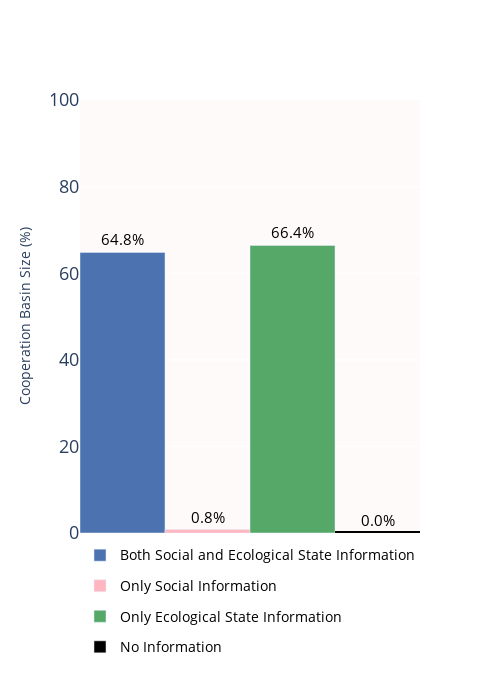

This figure's notebook cell:
### Code cell
# Extract cooperation percentages correctly from the DataFrame

# Define the conditions in order


# Extract cooperation percentages
cooperation_basin_size = [(data[condition]) for condition in all_information_modes]

# Debugging output
print("Extracted Cooperation Basin Size:", cooperation_basin_size)

conditions = [
    "Both Social and Ecological State Information", 
    "Only Social Information", 
    "Only Ecological State Information", 
    "No Information"
]

# Create DataFrame for plotting
plot_df = pd.DataFrame({
    'Information Condition': conditions,
    'Cooperation Basin Size': cooperation_basin_size
})

# Define a color palette
color_map = {
    "Both Social and Ecological State Information": "#4c72b0",  # Muted Blue
    "Only Social Information": "#FFB6C1",  # Muted Pink
    "Only Ecological State Information": "#55a868",  # Muted Green
    "No Information": "#000000"  # Black
}

# Create figure
fig = go.Figure()

for i, row in plot_df.iterrows():
    condition = row['Information Condition']
    percentage = row['Cooperation Basin Size']
    color = color_map[condition]
    
    if percentage == 0:
        # 1. Actual outline bars for zero values (shown in the plot)
        fig.add_trace(go.Bar(
            x=[condition], 
            y=[percentage], 
            marker=dict(color='rgba(0,0,0,0)', line=dict(color=color, width=4)),
            text=f"{float(percentage):.1f}%",
            textposition='outside',
            textfont=dict(size=15, color='black'),  # Larger, darker percentage text
            showlegend=False,  # Don't show this in the legend
            legendgroup=condition  # Group legend with the solid bar
        ))

        # 2. Hidden solid legend bar (only for legend display)
        fig.add_trace(go.Bar(
            x=[None],  # Invisible bar in the plot
            y=[None],
            name=condition,
            marker=dict(color=color),  # Filled marker for the legend
            legendgroup=condition  # Matches legend with outline bar
        ))

    else:
        # Normal filled bars
        fig.add_trace(go.Bar(
            x=[condition], 
            y=[percentage], 
            name=condition,
            marker=dict(color=color),
            text=f"{float(percentage):.1f}%",
            textposition='outside',
            textfont=dict(size=15, color='black')  # Larger, darker percentage text
        ))

# Update layout for aesthetics
fig.update_layout(
    yaxis_title="Cooperation Basin Size (%)",
    yaxis=dict(
        range=[0, 100],
        tickfont=dict(size=18)  # Larger, darker y-axis label
    ),
    xaxis=dict(title='', showticklabels=False),
    plot_bgcolor='snow',  # Clean background
    width=500,
    height=675,
    bargap=0,  # Minimize gaps
    legend=dict(
        title="",
        orientation="h",
        yanchor="bottom",
        y=-0.3,
        xanchor="center",
        x=0.5,
    font=dict(size=13.5, color='black')
    )
)

# Show figure
fig.show()

### Figure 1 — Plotly figure (JSON) as saved in the notebook; plotly's stock layout.template omitted (floating-point values rounded to 4 significant figures)
{"data": [{"marker": {"color": "#4c72b0"}, "name": "Both Social and Ecological State Information", "text": "64.8%", "textfont": {"color": "black", "size": 15}, "textposition": "outside", "type": "bar", "x": ["Both Social and Ecological State Information"], "y": [64.8]}, {"marker": {"color": "#FFB6C1"}, "name": "Only Social Information", "text": "0.8%", "textfont": {"color": "black", "size": 15}, "textposition": "outside", "type": "bar", "x": ["Only Social Information"], "y": [0.8]}, {"marker": {"color": "#55a868"}, "name": "Only Ecological State Information", "text": "66.4%", "textfont": {"color": "black", "size": 15}, "textposition": "outside", "type": "bar", "x": ["Only Ecological State Information"], "y": [66.4]}, {"legendgroup": "No Information", "marker": {"color": "rgba(0,0,0,0)", "line": {"color": "#000000", "width": 4}}, "showlegend": false, "text": "0.0%", "textfont": {"color": "black", "size": 15}, "textposition": "outside", "type": "bar", "x": ["No Information"], "y": [0]}, {"legendgroup": "No Information", "marker": {"color": "#000000"}, "name": "No Information", "type": "bar", "x": [null], "y": [null]}], "layout": {"bargap": 0, "height": 675, "legend": {"font": {"color": "black", "size": 13.5}, "orientation": "h", "title": {"text": ""}, "x": 0.5, "xanchor": "center", "y": -0.3, "yanchor": "bottom"}, "plot_bgcolor": "snow", "width": 500, "xaxis": {"showticklabels": false, "title": {"text": ""}}, "yaxis": {"range": [0, 100], "tickfont": {"size": 18}, "title": {"text": "Cooperation Basin Size (%)"}}}}
